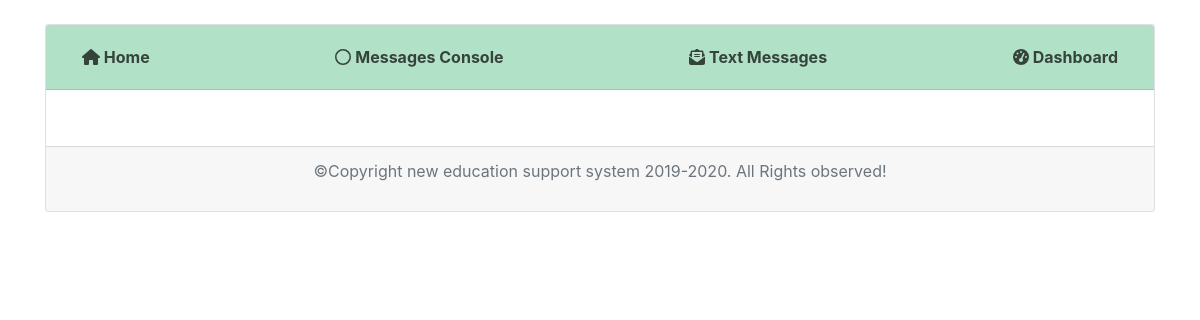
Page /home/attendance/pre-primary-1 on the earlier database version.
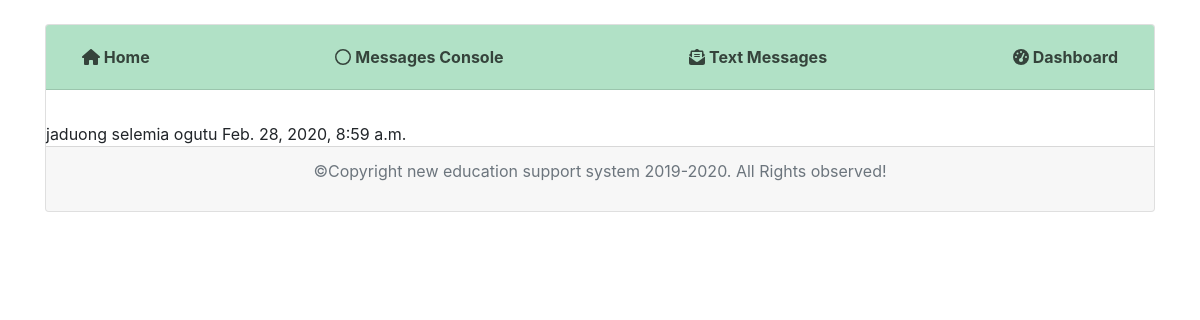
Same page on the later database version.
### attendance/models.py (models this page shows, shortened)
class Pre_primary_1_attendance(models.Model):
    student_class = models.ForeignKey(Pre_primary, on_delete=models.CASCADE)
    monday = models.BooleanField("Mondday", default=False)
    tuesday = models.BooleanField("Tuesday", default=False)
    wednessday = models.BooleanField("Wednessday", default=False)
    thursday = models.BooleanField("thursday", default=False)
    friday = models.BooleanField("Friday", default=False)
    date = models.DateTimeField(default=timezone.now)

### school/models.py (models this page shows, shortened)
class Pre_primary(models.Model):
    GENDER_CHOICES = (
        ('M', 'Male'),
        ('F', 'Female'),
    )
    PRE_PRIMARY_CLASS = (
        ('One', 'Pre_primary 2'),
        ('Two', 'Pre_primary 1'),
    )
    name_regex = RegexValidator(regex=r"^[a-zA-Z\s]+$", message="Only characters are allowed for Student name.")
    phone_number_regex = RegexValidator(regex=r'(\+254)\s*?(\d{3})\s*?(\d{3})\s*?(\d{3})', message="invalid phone number, phone number should be in the format of +254")
    reg_regex = RegexValidator(regex=r'[P]\d{4}', message="Registration number should start with 'P' followed by 4 digits for pre primary otherwise invalid registration number.")
    student_name = models.CharField(validators=[name_regex], max_length=100)
    registration_number = models.CharField(validators=[reg_regex], max_length=50)
    student_class = models.CharField(max_length=10, choices=PRE_PRIMARY_CLASS)
    student_gender = models.CharField(max_length=1, choices=GENDER_CHOICES)
    parent_name = models.CharField(max_length=100, blank=True)
    phone_number = models.CharField(validators=[phone_number_regex], max_length=15, blank=True) # validators should be a list
    def __str__(self):
        return self.student_name

### attendance/views.py (the view)
# urls.py: path('home/attendance/pre-primary-1', views.pre_primary_1, name='pre-primary-1'),
def pre_primary_1(request):
    context = {
        "students": Pre_primary_1_attendance.objects.all()
    }
    return render(request, 'attendance/pre_primary_one.html', context)

### attendance/templates/attendance/pre_primary_one.html (shortened to what this page needs)
 {% extends 'school/base.html'%}
 {% load static %}
 {% block content %}
 {% load crispy_forms_tags%}
<div class="container pt-4">
	<div class="card">
		<div class="card-header">
		<div class="navbar">
            <div><a href="{% url 'home' %}" data-toggle="tooltip" title="home menu" class="card-link"><i class="fas fa-home"></i> Home</a></div>
			<div><a href="{% url 'view-message' %}" data-toggle="tooltip" title="view message history" class="card-link"><i class="far fa-circle"></i> Messages Console</a></div>
			<div><a href="{% url 'send-message' %}" data-toggle="tooltip" title="send messages to the parent" class="card-link"><i class="fas fa-envelope-open-text"></i>  Text Messages</a></div>
			<div><a href="{% url 'dashboard' %}" data-toggle="tooltip" title="teachers dashboard" class="card-link"><i class="fas fa-tachometer-alt"></i> Dashboard</a></div>
		</div>
		</div>
		<div class="container p-3">
		</div>
		{% for student in students %}
			{{ student.student_class }}
			{{ student.date }}
		{% endfor %}
		<br>
		<div class="card-footer">
			<p class="text-center text-muted">&copy;Copyright new education support system 2019-2020. All Rights observed!</p>
		</div>
	</div>
</div>
{% endblock content%}

### school/templates/school/base.html (shortened to what this page needs)
{% load static %}
<!DOCTYPE html>
<html>
<head>
  <link rel="stylesheet" href= "{% static 'css/bootstrap.min.css' %}"/>
  <link rel="stylesheet" type="text/css" href="{% static 'css/datatables.css' %}">
  <link rel="stylesheet" href= "{% static 'css/animate.css' %}"/>
  <link rel="stylesheet" type="text/css" href="{% static 'css/main.css' %}">
  </head>
<body>
 {% block content %}{% endblock content%}
</body>
</body>
</html>

### school/static/css/main.css (style rules this page uses)
html { overflow-y: scroll; }
body { margin: 0; padding: 0; }
.card-header { background-color: rgba(60, 179, 113, 0.4); }
.navbar a { color: rgba(0, 0, 0, 0.7); font-weight: bold; }

Differences in the rows shown:
added Pre_primary_1_attendance: student_class "jaduong selemia ogutu", date "Feb. 28, 2020, 8:59 a.m."
